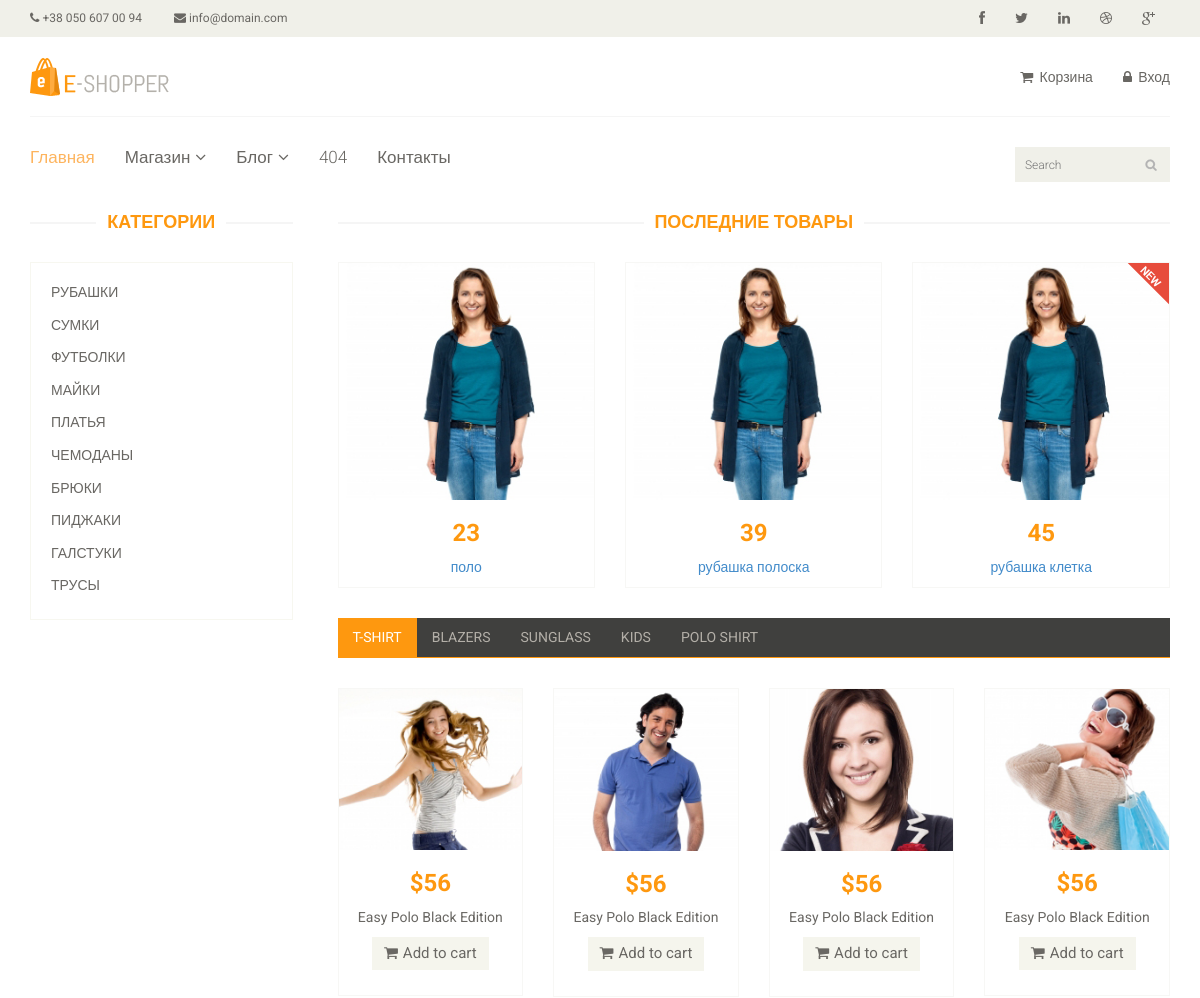
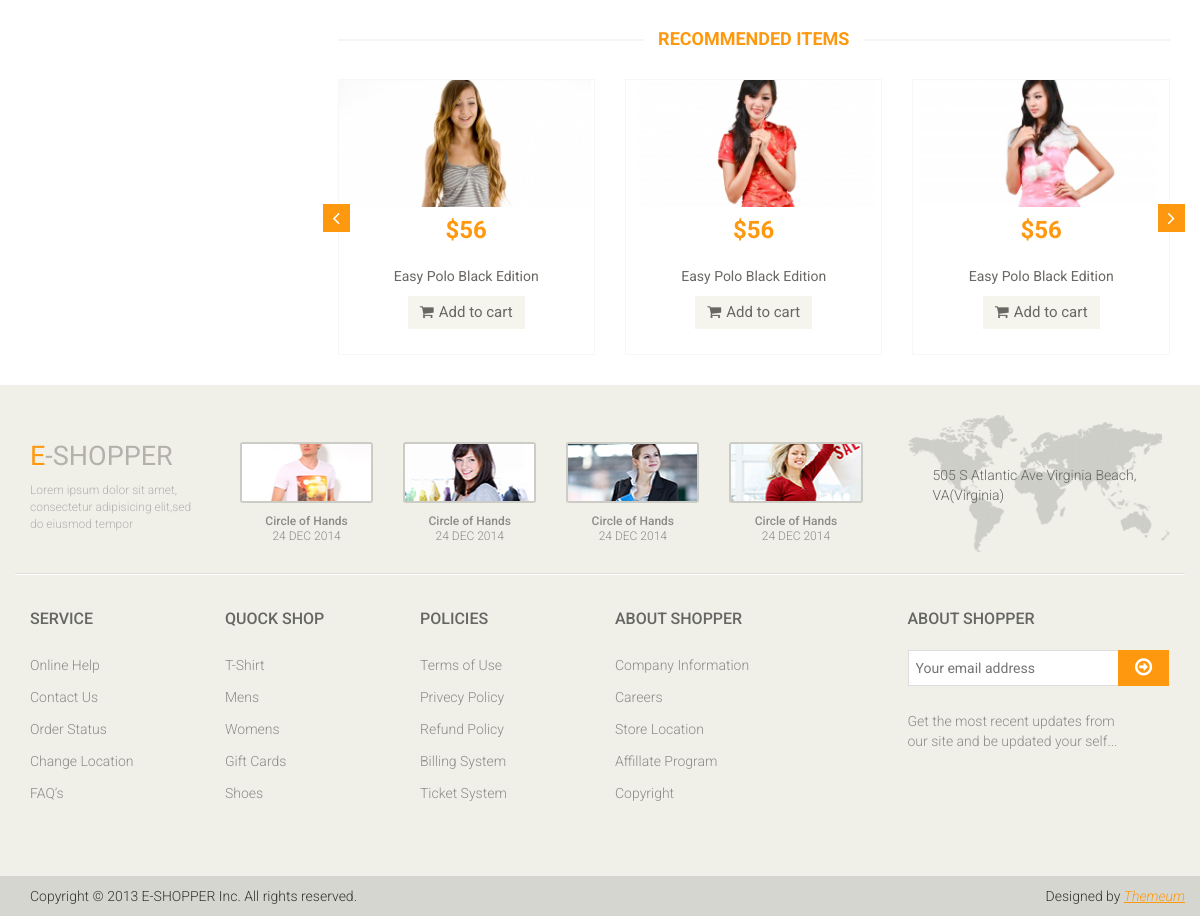
The page / on the database its author committed (2 pictures, top to bottom).
### tables this page shows
CREATE TABLE `category` (
  `id` int NOT NULL AUTO_INCREMENT,
  `name` varchar(255) NOT NULL,
  `sort_order` int NOT NULL,
  `status` int NOT NULL,
  PRIMARY KEY (`id`)
);

CREATE TABLE `product` (
  `id` int NOT NULL,
  `name` varchar(255) NOT NULL,
  `category_id` int NOT NULL,
  `code` int NOT NULL,
  `price` float NOT NULL,
  `availability` int NOT NULL,
  `brand` varchar(255) NOT NULL,
  `image` varchar(255) NOT NULL,
  `description` text NOT NULL,
  `is_new` int NOT NULL DEFAULT '0',
  `is_recommended` int NOT NULL DEFAULT '0',
  `status` int NOT NULL DEFAULT '1'
);

### config/routes.php (called while the page is built)
<?php
return array (
	'product/([0-9]+)' => 'product/view/$1',
	'catalog' => 'catalog/index',
	'category/([0-9]+)/page-([0-9]+)'=>'catalog/category/$1/$2',
	'category/([0-9]+)' => 'catalog/category/$1',
	'user/register' => 'user/register',
	'user/login' => 'user/login',
	'user/logout' => 'user/logout',
	'cabinet/edit' => 'cabinet/edit',
	'cabinet' => 'cabinet/index',
	'' => 'site/index',
);

### controllers/SiteController.php (called while the page is built, shortened)
<?php
Class SiteController
{
	public function actionIndex()
	{
		$categories = Category::getCategoriesList();
		$latestProducts = Product::getLatestProducts(3);
		require_once (ROOT . '/views/site/index.php');
		return true;
	}
}

### index.php (called while the page is built, shortened)
<?php
	$router = new Router();
	$router->run();

### models/Category.php (called while the page is built)
<?php
Class Category
{
	public static function getCategoriesList()
	{
		$db = Db::getConnection();
		$categoryList = array();
		$result = $db->query('SELECT id, name FROM category ORDER BY sort_order ASC');
		$i = 0;
		while ($row = $result->fetch()){
			$categoryList[$i]['id'] = $row['id'];
			$categoryList[$i]['name'] = $row['name'];
			$i++;
		}
		return $categoryList;
	}
}

### models/Product.php (called while the page is built, shortened)
<?php
Class Product
{
	public static function getLatestProducts($count = self::SHOW_BY_DEFAULT, $page = 1)
	{
		$count = intval($count);
		$page = intval($page);
		$offset = $page * $count;
		$db = Db::getConnection();
		$productList = array();
		$result = $db->query('SELECT id, name, price, image, is_new FROM product '
							.'WHERE status = "1"'
							.'ORDER BY id DESC '
							.'LIMIT '. $count
							.' OFFSET '. $offset);
		$i=0;
		while ($row = $result->fetch()) {
			$productList[$i]['id'] = $row['id'];
			$productList[$i]['name'] = $row['name'];
			$productList[$i]['price'] = $row['price'];
			$productList[$i]['image'] = $row['image'];
			$productList[$i]['is_new'] = $row['is_new'];
			$i++;
		}
		return $productList;
	}
}

### views/site/index.php (the view, shortened to what this page needs)
<?php include ROOT.'/views/layouts/header.php'; ?>
	<section>
		<div class="container">
			<div class="row">
				<div class="col-sm-3">
					<div class="left-sidebar">
						<h2>Категории</h2>
						<div class="panel-group category-products" id="accordian">
							<?php foreach($categories as $categoryItem):?>
								<div class="panel panel-default">
									<div class="panel-heading">
										<h4 class="panel-title">
											<a href="/category/<?php echo $categoryItem['id'];?>">
												<?php echo $categoryItem['name'];?>
											</a>
										</h4>
									</div>
								</div>
							<?php endforeach;?>
						</div>
					</div>
				</div>
				<div class="col-sm-9 padding-right">
					<div class="features_items">
						<h2 class="title text-center">Последние товары</h2>
						<?php foreach ($latestProducts as $product): ?>
						<div class="col-sm-4">
							<div class="product-image-wrapper">
								<div class="single-products">
										<div class="productinfo text-center">
											<img src="/template/images/home/product1.jpg" alt="" />
											<h2><?php echo $product['price'];?></h2>
											<p>
												<a href="/product/<?php echo $product['id'];?>"><?php echo $product['name'];?>
												</a>
											</p>
										</div>
										<?php if ($product['is_new']): ?>
										<img src="/template/images/home/new.png" class="new" alt="" />
										<?php endif; ?>
								</div>
							</div>
						</div>
						<?php endforeach;?>
					</div>
					<div class="category-tab">
						<div class="col-sm-12">
							<ul class="nav nav-tabs">
								<li class="active"><a href="#tshirt" data-toggle="tab">T-Shirt</a></li>
								<li><a href="#blazers" data-toggle="tab">Blazers</a></li>
								<li><a href="#sunglass" data-toggle="tab">Sunglass</a></li>
								<li><a href="#kids" data-toggle="tab">Kids</a></li>
								<li><a href="#poloshirt" data-toggle="tab">Polo shirt</a></li>
							</ul>
						</div>
						<div class="tab-content">
							<div class="tab-pane fade active in" id="tshirt" >
								<div class="col-sm-3">
									<div class="product-image-wrapper">
										<div class="single-products">
											<div class="productinfo text-center">
												<img src="/template/images/home/gallery1.jpg" alt="" />
												<h2>$56</h2>
												<p>Easy Polo Black Edition</p>
												<a href="#" class="btn btn-default add-to-cart"><i class="fa fa-shopping-cart"></i>Add to cart</a>
											</div>
										</div>
									</div>
								</div>
								<div class="col-sm-3">
									<div class="product-image-wrapper">
										<div class="single-products">
											<div class="productinfo text-center">
												<img src="/template/images/home/gallery2.jpg" alt="" />
												<h2>$56</h2>
												<p>Easy Polo Black Edition</p>
												<a href="#" class="btn btn-default add-to-cart"><i class="fa fa-shopping-cart"></i>Add to cart</a>
											</div>
										</div>
									</div>
								</div>
								<div class="col-sm-3">
									<div class="product-image-wrapper">
										<div class="single-products">
											<div class="productinfo text-center">
												<img src="/template/images/home/gallery3.jpg" alt="" />
												<h2>$56</h2>
												<p>Easy Polo Black Edition</p>
												<a href="#" class="btn btn-default add-to-cart"><i class="fa fa-shopping-cart"></i>Add to cart</a>
											</div>
										</div>
									</div>
								</div>
								<div class="col-sm-3">
									<div class="product-image-wrapper">
										<div class="single-products">
											<div class="productinfo text-center">
												<img src="/template/images/home/gallery4.jpg" alt="" />
												<h2>$56</h2>
												<p>Easy Polo Black Edition</p>
												<a href="#" class="btn btn-default add-to-cart"><i class="fa fa-shopping-cart"></i>Add to cart</a>
											</div>
										</div>
									</div>
								</div>
							</div>
						</div>
					</div>
					<div class="recommended_items">
						<h2 class="title text-center">recommended items</h2>
						<div id="recommended-item-carousel" class="carousel slide" data-ride="carousel">
							<div class="carousel-inner">
								<div class="item active">
									<div class="col-sm-4">
										<div class="product-image-wrapper">
											<div class="single-products">
												<div class="productinfo text-center">
													<img src="/template/images/home/recommend1.jpg" alt="" />
													<h2>$56</h2>
													<p>Easy Polo Black Edition</p>
													<a href="#" class="btn btn-default add-to-cart"><i class="fa fa-shopping-cart"></i>Add to cart</a>
												</div>
											</div>
										</div>
									</div>
									<div class="col-sm-4">
										<div class="product-image-wrapper">
											<div class="single-products">
												<div class="productinfo text-center">
													<img src="/template/images/home/recommend2.jpg" alt="" />
													<h2>$56</h2>
													<p>Easy Polo Black Edition</p>
													<a href="#" class="btn btn-default add-to-cart"><i class="fa fa-shopping-cart"></i>Add to cart</a>
												</div>
											</div>
										</div>
									</div>
									<div class="col-sm-4">
										<div class="product-image-wrapper">
											<div class="single-products">
												<div class="productinfo text-center">
													<img src="/template/images/home/recommend3.jpg" alt="" />
													<h2>$56</h2>
													<p>Easy Polo Black Edition</p>
													<a href="#" class="btn btn-default add-to-cart"><i class="fa fa-shopping-cart"></i>Add to cart</a>
												</div>
											</div>
										</div>
									</div>
								</div>
							</div>
							 <a class="left recommended-item-control" href="#recommended-item-carousel" data-slide="prev">
								<i class="fa fa-angle-left"></i>
							  </a>
							  <a class="right recommended-item-control" href="#recommended-item-carousel" data-slide="next">
								<i class="fa fa-angle-right"></i>
							  </a>
						</div>
					</div>
				</div>
			</div>
		</div>
	</section>
	<?php include ROOT.'/views/layouts/footer.php'; ?>

### components/Router.php (shortened to what this page needs)
<?php
Class Router
{
	private $routes;
	public function __construct()
	{
		$routesPath= ROOT.'/config/routes.php';
		$this->routes = include($routesPath);
	}
	private function getURI()
	{
			if (!empty($_SERVER['REQUEST_URI'])) {
			return trim($_SERVER['REQUEST_URI'], '/');
		}
	}
	public function run()
	{
		$uri = $this->getURI();
		foreach ($this->routes as $uriPattern => $path) {
			if (preg_match("~$uriPattern~", $uri)) {
				$internalRoute = preg_replace("~$uriPattern~", $path, $uri);
				$segments = explode('/', $internalRoute);
				$controllerName = array_shift($segments).'Controller';
				$actionName = 'action'.ucfirst(array_shift($segments));
				$parameters = $segments;
				$controllerObject = new $controllerName;
			$result = call_user_func_array(array($controllerObject, $actionName),$parameters);
				if ($result != null) {
					break;
				}
			}
		}
	}
}

### rows shown on the page
category: name "РУБАШКИ"
category: name "СУМКИ"
category: name "ФУТБОЛКИ"
category: name "МАЙКИ"
category: name "ПЛАТЬЯ"
category: name "ЧЕМОДАНЫ"
category: name "БРЮКИ"
category: name "ПИДЖАКИ"
category: name "ГАЛСТУКИ"
category: name "ТРУСЫ"
product: price "23", name "поло"
product: price "39", name "рубашка полоска"
product: price "45", name "рубашка клетка", is_new 1 (drawn)
